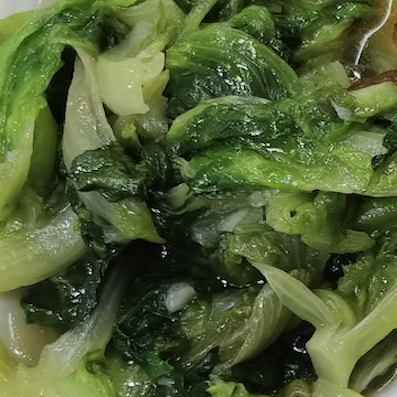
%> input picture c3/lib/s1/3.png, 397 x 397 px
$ octave filter_try.m   (GNU Octave 9; MATLAB toolbox functions it lacks are replaced by stand-ins)
%> lines starting %> are read from the running program, lines starting %| are printed output that depends on the picture; in (x1, y1, x2, y2) boxes, pixels count from 0 and x2, y2 are one past the last pixel; in counts of white or black regions, pixels touching at a corner belong together; the program's own positions count from 1
    clc;close all;clear;
    image = imread('./lib/s2/3.png');
%> image is the input picture: size 397x397x3 uint8; mean R, G, B 80.9, 95.6, 52.1
    h = ones(5,5)/25;
    image2 = imfilter(image,h);
    figure
    subplot(121);
    imshow(image);
    subplot(122);
    imshow(image2);
    %%
    clc;close all;clear;
    image = rgb2gray(imread('./lib/s2/3.png'));
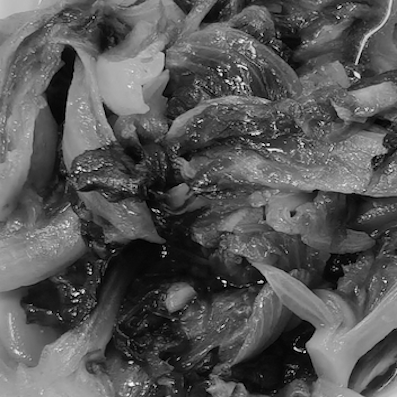
%> image: size 397x397 uint8; min 0, max 254, mean 86.2
    H1 = [0 -1 0;-1 5 -1 ;0 -1 0];
    image2 = imfilter(image,H1);%Laplacian锐化滤波
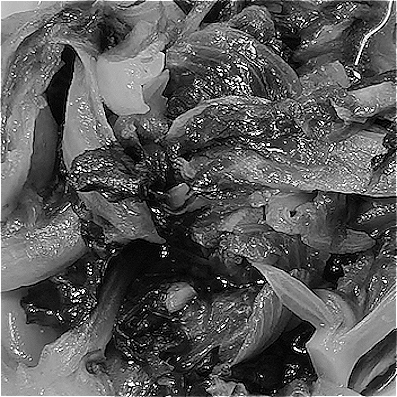
%> image2: size 397x397 uint8; min 0, max 255, mean 88.9
    figure
    subplot(121);
    imshow(image);
    subplot(122);
    imshow(image2);

    %%
clc;close all;clear;
I1 = imread('./lib/s1/3.png');
H=fspecial('disk',5);
blurred = imfilter(I1,H,'replicate');
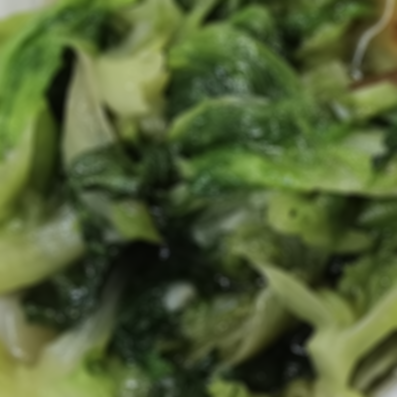
%> blurred: size 397x397x3 uint8; mean R, G, B 80.9, 95.6, 52.1; mean of the top-left, top-right, bottom-left and bottom-right quarters 86.6, 79.3, 68.4, 70.6
I2 = im2bw(blurred,0.25);
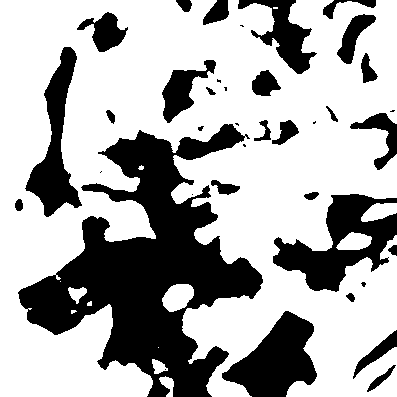
%> I2: size 397x397 logical; 67.6% white; 38 black regions (11 under 20 px), largest, box (x1, y1, x2, y2) and area: (18, 124, 263, 397) 27599, (273, 194, 397, 292) 5445, (222, 311, 317, 397) 4578
I2 = ~I2;
se1 = strel('rectangle', [3 1]);
se2 = strel('disk', 1);
I2 = imclose(I2,se1);
%> I2: size 397x397 logical; 32.5% white; 36 white regions (9 under 20 px), largest, box (x1, y1, x2, y2) and area: (18, 124, 263, 397) 27644, (273, 194, 397, 292) 5452, (222, 311, 317, 397) 4579
I2 = imopen(I2,se2);
%> I2: size 397x397 logical; 32.4% white; 31 white regions (4 under 20 px), largest, box (x1, y1, x2, y2) and area: (18, 124, 263, 397) 27597, (273, 194, 397, 292) 5442, (222, 311, 317, 397) 4578
result=imdilate(I2,se2);
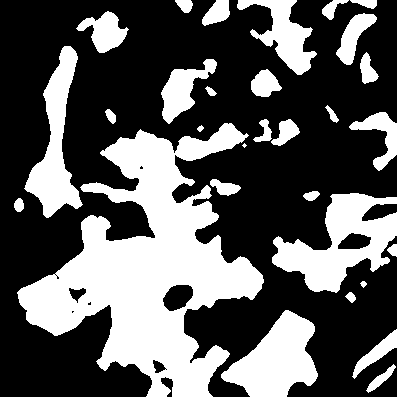
%> result: size 397x397 logical; 35.3% white; 30 white regions (1 under 20 px), largest, box (x1, y1, x2, y2) and area: (17, 123, 264, 397) 29320, (272, 193, 397, 293) 5991, (221, 310, 318, 397) 4807
result = ~result;

    figure
    subplot(121);
    imshow(I1);
    subplot(122);
    imshow(result,[]);
%%
clc;close all;clear;

I = rgb2gray(imread('./lib/s8/3.png'));
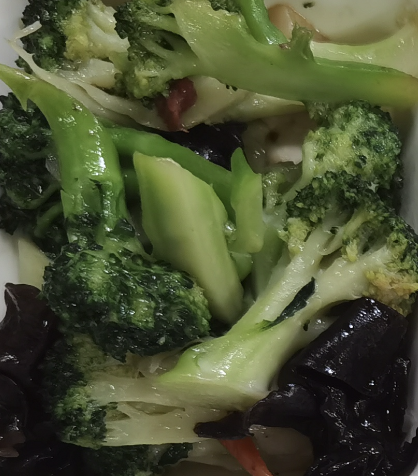
%> input picture c3/lib/s8/3.png, 418 x 476 px
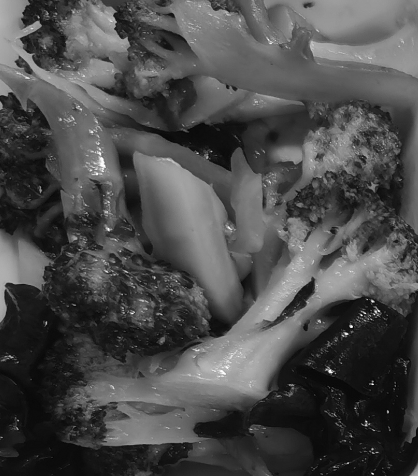
%> I: size 476x418 uint8; min 1, max 254, mean 75.6

%对输入的图像检测SURF特征；

%> (the run ends here)
